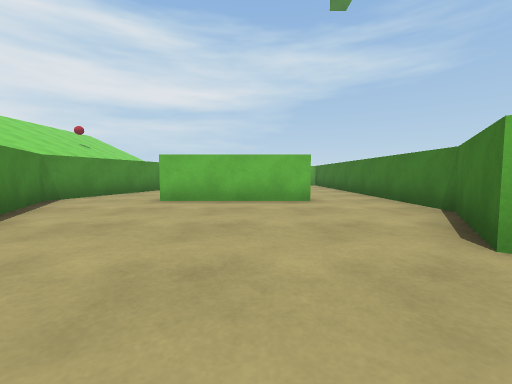
[1] (above)

19 first-person views from a walk through a Unity game level. The camera is 0.58 m above the floor, tilts 4° down and sees 90° across. The floor is counted in squares, 1 m on a side. Each view is taken from the middle of a square. On the plan, view 1 faces up. The plan holds only what a view shows up to about 9 squares ahead; the rest is blank. The place goes on beyond the plan. The player is left out.

[2]
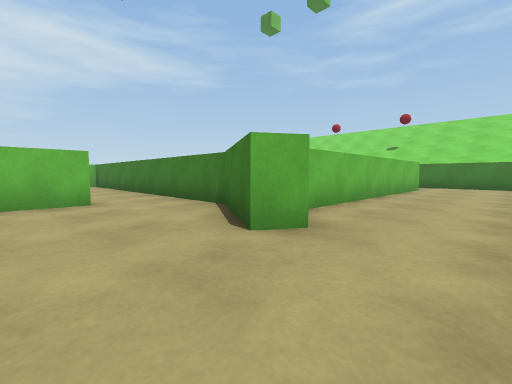

[3]
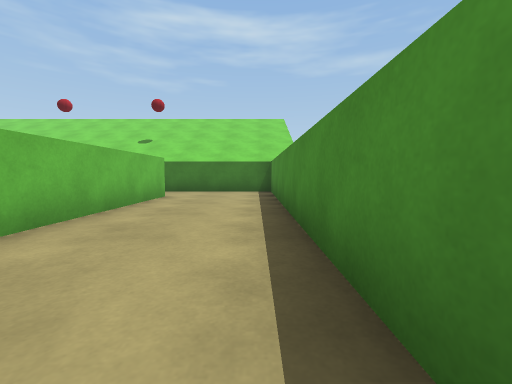

[4]
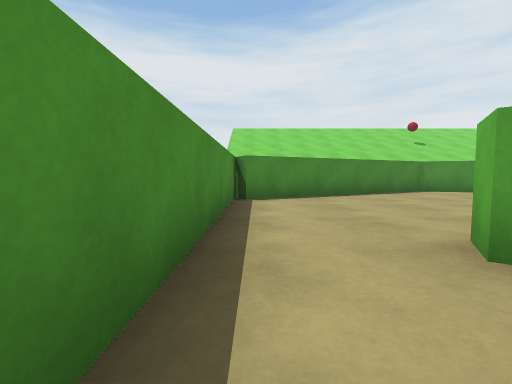

[5]
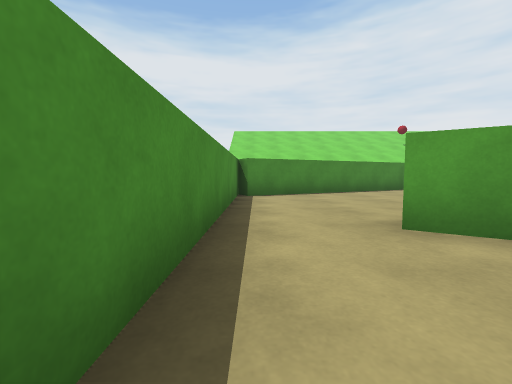

[6]
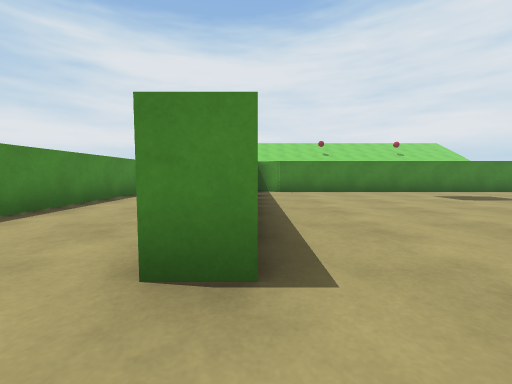

[7]
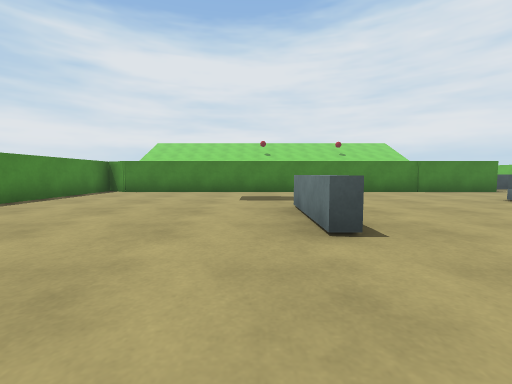

[8]
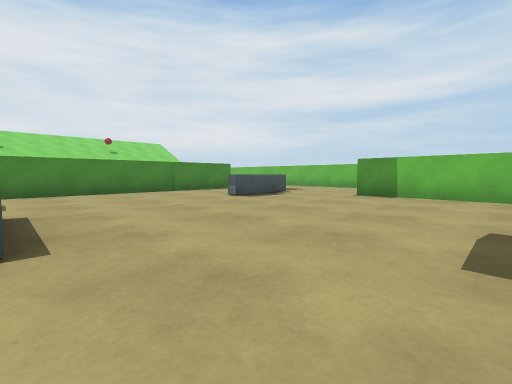

[9]
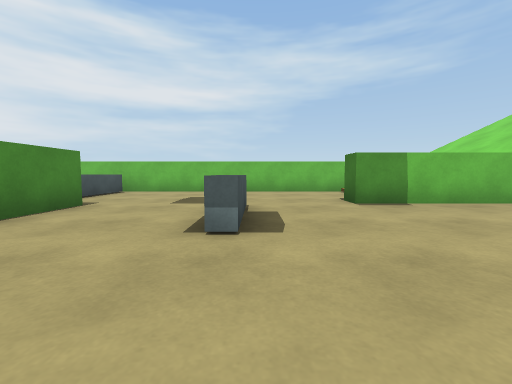

[10]
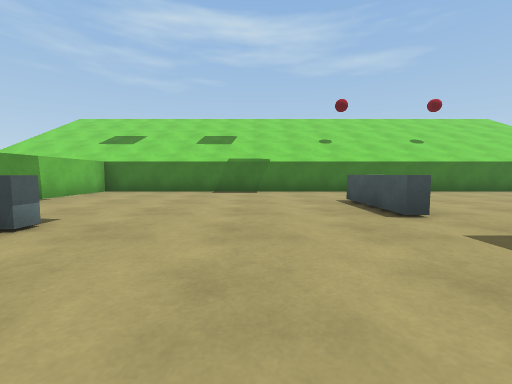

[11]
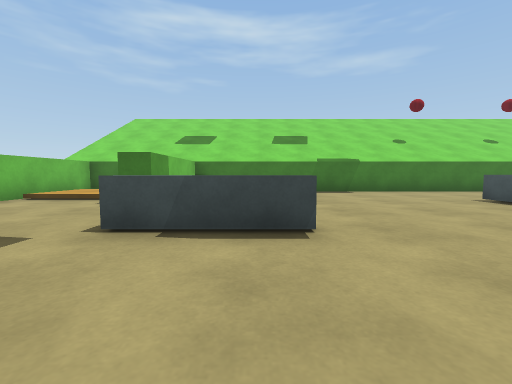

[12]
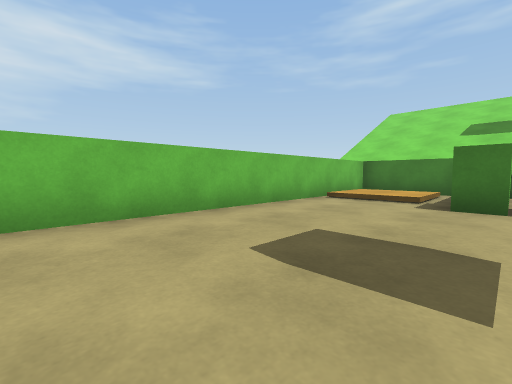

[13]
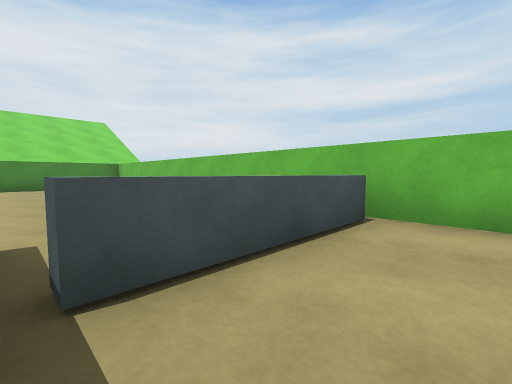

[14]
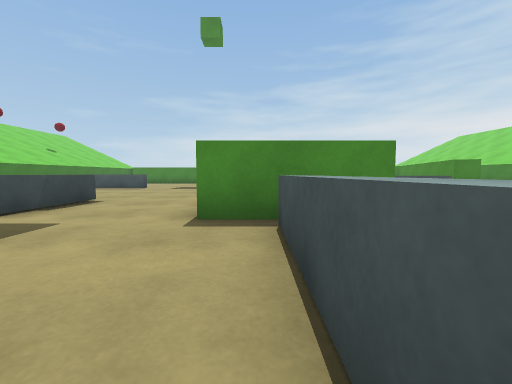

[15]
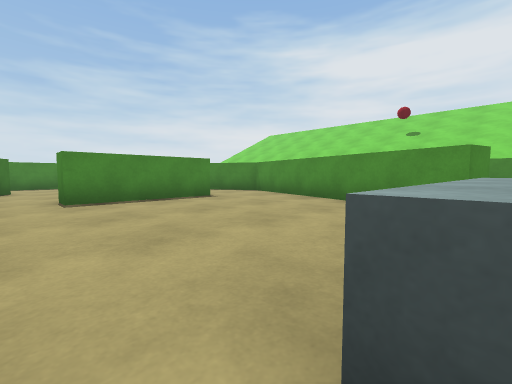

[16]
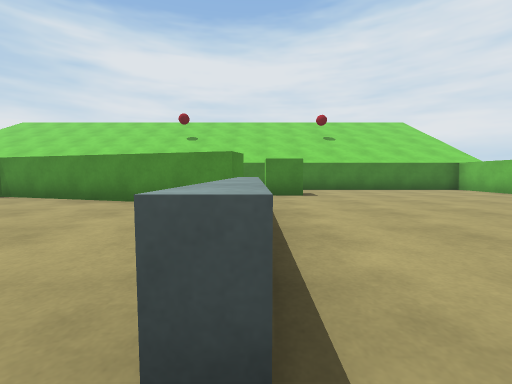

[17]
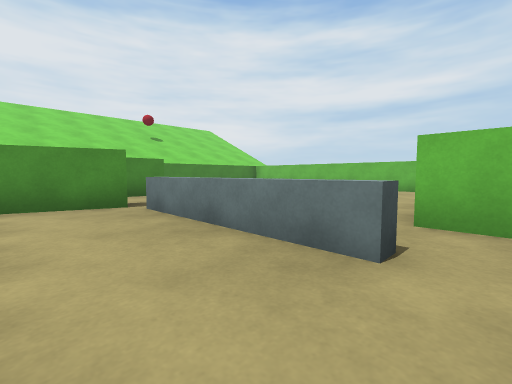

[18]
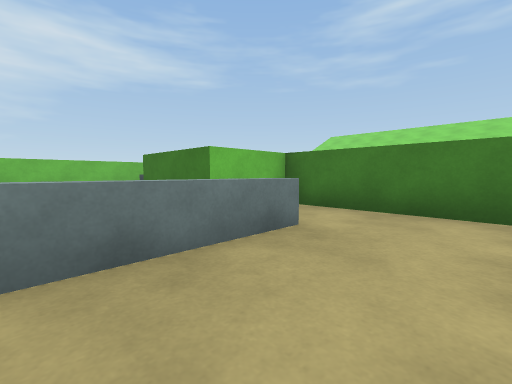

[19]
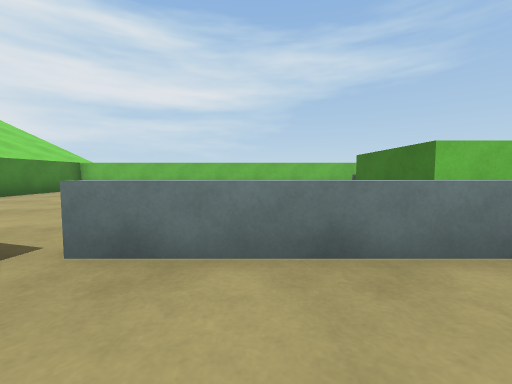

### Floor plan
Key: @ floor where view 1 was taken; # wall or solid block; . main floor; : floor 0.15 m higher than the main floor; / step, stairs or slope; = window, fence, low wall or low ledge; ^ raised ledge; B green block; C green cube.
Columns run from 7 left of view 1 to 13 right of it. Each row starts with its distance up from view 1.
 20         #############
 19 ##########.......///#
 18  ...   . ......../:/#
 17  ..... . ........///#
 16  .......BBB.....#####
 15  .......B B...^.....#
 14  .......B B...^.....#
 13  CC.....BB#.........#
 12  CC #^^^^.#.........#
 11     #.....#.........#
 10    ##.....#.........#
  9    #......#....==...#
  8    #......#.........#
  7   ##......#.........#
  6   #..####.#.........#
  5   ##......#.........#
  4    #......#.........#
  3    ##....#########..#
  2     #....#..........#
  1     ##..............#
  0      #.@............#
 -1      ################

Positions as (right, up) in squares from view 1, and headings:
1: (0, 0), facing up
2: (0, 0), facing up-right
3: (4, 0), facing right
4: (4, 0), facing left
5: (5, 0), facing left
6: (12, 3), facing left
7: (12, 8), facing left
8: (12, 9), facing up-left
9: (7, 11), facing up
10: (4, 11), facing right
11: (4, 14), facing right
12: (4, 16), facing up-right
13: (4, 16), facing up-left
14: (3, 19), facing down
15: (2, 12), facing down-left
16: (2, 12), facing left
17: (2, 10), facing up-left
18: (-1, 10), facing up-right
19: (-1, 10), facing up
